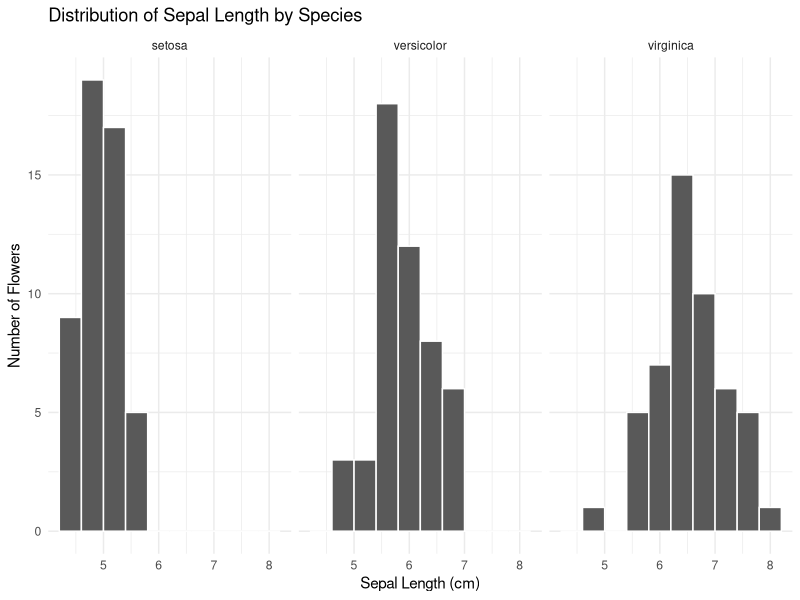
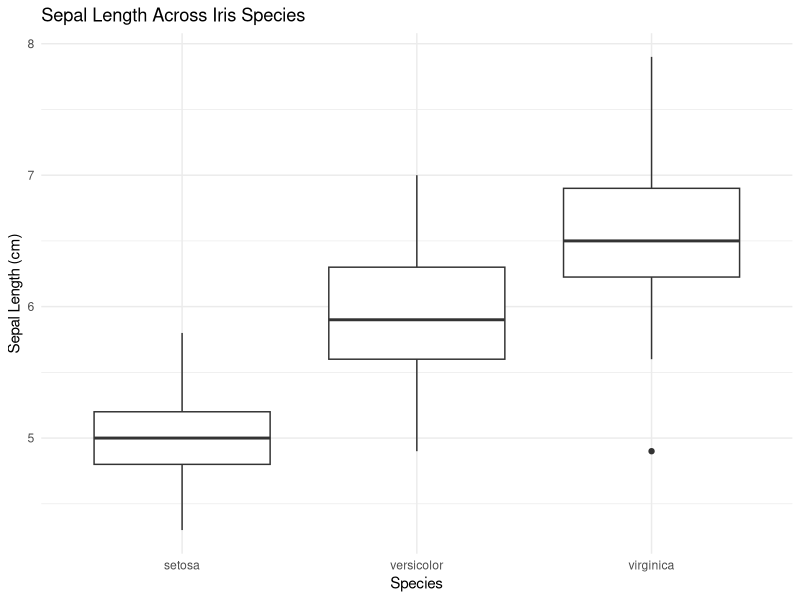
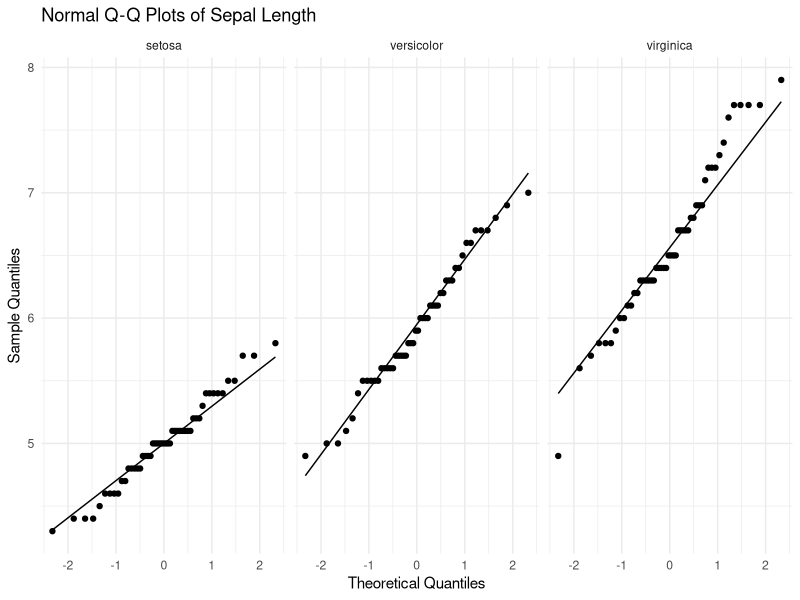
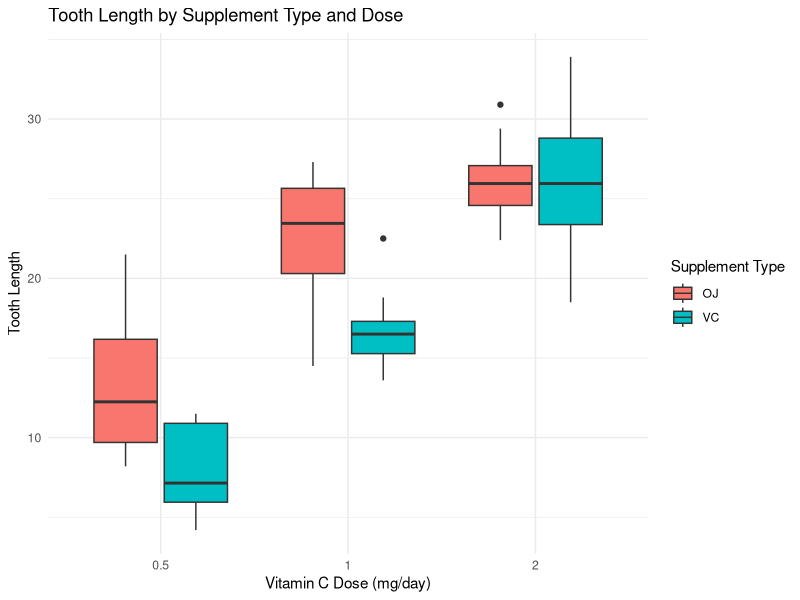
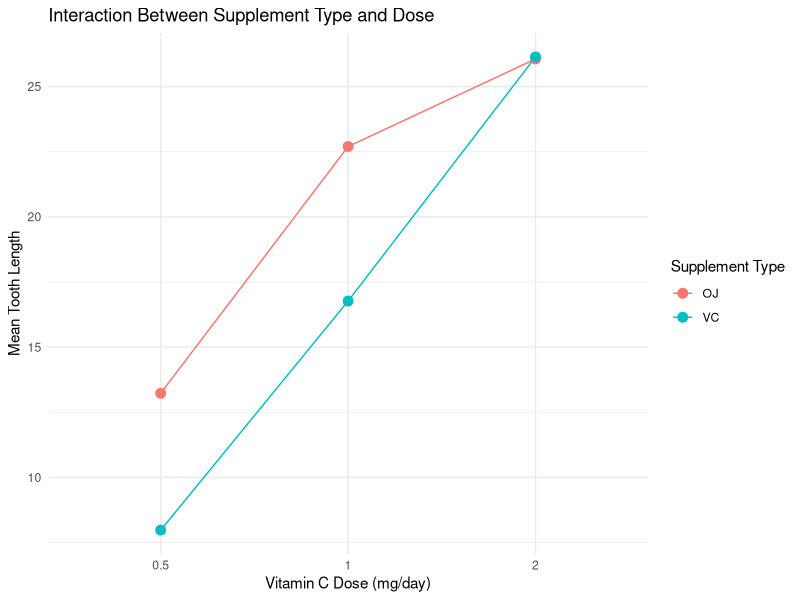
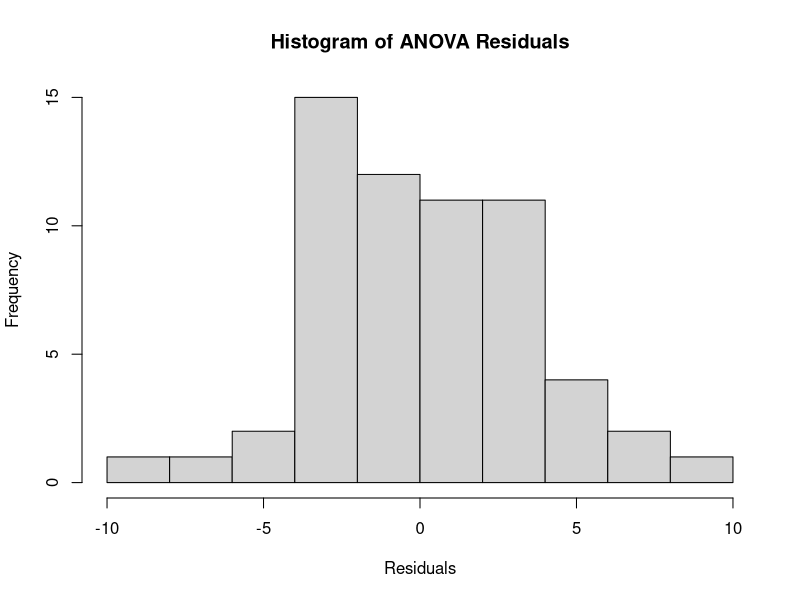
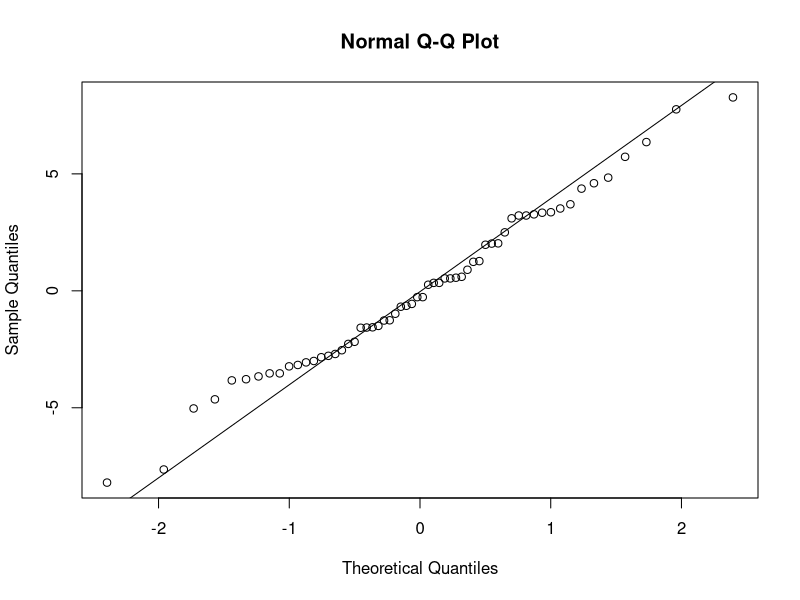
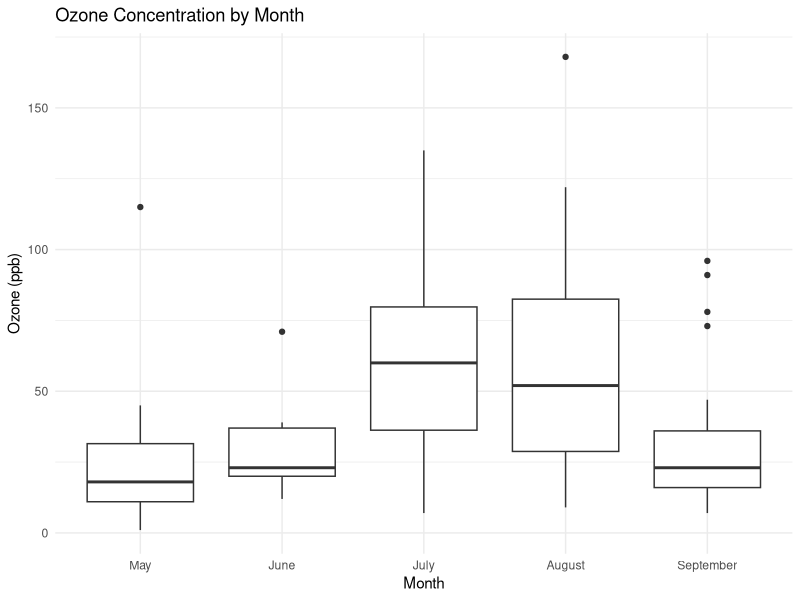

Here is the R script that generated these plots, in order:
## ---- chunk 1
knitr::opts_chunk$set(echo = TRUE, warning = FALSE, message = FALSE)
library(tidyverse)
library(car)
## ---- chunk 2
data("iris")

head(iris)
str(iris)
summary(iris)
table(iris$Species)
## ---- chunk 3
ggplot(iris, aes(x = Sepal.Length)) +
  geom_histogram(bins = 10, color = "white") +
  facet_wrap(~ Species) +
  labs(
    title = "Distribution of Sepal Length by Species",
    x = "Sepal Length (cm)",
    y = "Number of Flowers"
  ) +
  theme_minimal()
## ---- chunk 4
ggplot(iris, aes(x = Species, y = Sepal.Length)) +
  geom_boxplot() +
  labs(
    title = "Sepal Length Across Iris Species",
    x = "Species",
    y = "Sepal Length (cm)"
  ) +
  theme_minimal()
## ---- chunk 5
iris %>%
  group_by(Species) %>%
  summarise(
    n = n(),
    mean_length = mean(Sepal.Length),
    sd_length = sd(Sepal.Length)
  )
## ---- chunk 6
ggplot(iris, aes(sample = Sepal.Length)) +
  stat_qq() +
  stat_qq_line() +
  facet_wrap(~ Species) +
  labs(
    title = "Normal Q-Q Plots of Sepal Length",
    x = "Theoretical Quantiles",
    y = "Sample Quantiles"
  ) +
  theme_minimal()

by(
  iris$Sepal.Length,
  iris$Species,
  shapiro.test
)
## ---- chunk 7
leveneTest(
  Sepal.Length ~ Species,
  data = iris
)
## ---- chunk 8
anova_result <- aov(
  Sepal.Length ~ Species,
  data = iris
)

summary(anova_result)
## ---- chunk 9
TukeyHSD(anova_result)
## ---- chunk 10
kruskal.test(
  Sepal.Length ~ Species,
  data = iris
)
## ---- chunk 11
pairwise.wilcox.test(
  iris$Sepal.Length,
  iris$Species,
  p.adjust.method = "bonferroni"
)
## ---- chunk 12
data("ToothGrowth")

head(ToothGrowth)
str(ToothGrowth)
summary(ToothGrowth)
nrow(ToothGrowth)
table(ToothGrowth$supp, ToothGrowth$dose)

ToothGrowth$dose <- as.factor(ToothGrowth$dose)
str(ToothGrowth)
## ---- chunk 13
ToothGrowth_summary <- ToothGrowth %>%
  group_by(supp, dose) %>%
  summarise(
    n = n(),
    mean_length = mean(len),
    sd_length = sd(len),
    .groups = "drop"
  )

ToothGrowth_summary
## ---- chunk 14
ggplot(ToothGrowth, aes(x = dose, y = len, fill = supp)) +
  geom_boxplot() +
  labs(
    title = "Tooth Length by Supplement Type and Dose",
    x = "Vitamin C Dose (mg/day)",
    y = "Tooth Length",
    fill = "Supplement Type"
  ) +
  theme_minimal()
## ---- chunk 15
ggplot(ToothGrowth_summary, aes(
  x = dose,
  y = mean_length,
  color = supp,
  group = supp
)) +
  geom_line() +
  geom_point(size = 3) +
  labs(
    title = "Interaction Between Supplement Type and Dose",
    x = "Vitamin C Dose (mg/day)",
    y = "Mean Tooth Length",
    color = "Supplement Type"
  ) +
  theme_minimal()
## ---- chunk 16
tooth_aov <- aov(len ~ supp * dose, data = ToothGrowth)
summary(tooth_aov)
## ---- chunk 17
hist(
  residuals(tooth_aov),
  main = "Histogram of ANOVA Residuals",
  xlab = "Residuals"
)

qqnorm(residuals(tooth_aov))
qqline(residuals(tooth_aov))

shapiro.test(residuals(tooth_aov))
## ---- chunk 18
leveneTest(len ~ supp * dose, data = ToothGrowth)
## ---- chunk 19
summary(tooth_aov)
## ---- chunk 20
TukeyHSD(tooth_aov, which = "supp")
## ---- chunk 21
TukeyHSD(tooth_aov, which = "dose")
## ---- chunk 22
data("airquality")

head(airquality)
str(airquality)

ozone_month <- airquality %>%
  filter(!is.na(Ozone))

ozone_month <- ozone_month %>%
  mutate(
    Month = factor(
      Month,
      levels = 5:9,
      labels = c("May", "June", "July", "August", "September")
    )
  )

str(ozone_month)
nrow(ozone_month)
table(ozone_month$Month)
## ---- chunk 23
ggplot(ozone_month, aes(x = Month, y = Ozone)) +
  geom_boxplot() +
  labs(
    title = "Ozone Concentration by Month",
    x = "Month",
    y = "Ozone (ppb)"
  ) +
  theme_minimal()
## ---- chunk 24
ozone_month %>%
  group_by(Month) %>%
  summarise(
    n = n(),
    mean_ozone = mean(Ozone),
    sd_ozone = sd(Ozone)
  )
## ---- chunk 25
ggplot(ozone_month, aes(x = Ozone)) +
  geom_histogram(bins = 10, color = "white") +
  facet_wrap(~ Month) +
  labs(
    title = "Distribution of Ozone by Month",
    x = "Ozone (ppb)",
    y = "Number of Days"
  ) +
  theme_minimal()

ggplot(ozone_month, aes(sample = Ozone)) +
  stat_qq() +
  stat_qq_line() +
  facet_wrap(~ Month) +
  labs(
    title = "Normal Q-Q Plots of Ozone by Month",
    x = "Theoretical Quantiles",
    y = "Sample Quantiles"
  ) +
  theme_minimal()
## ---- chunk 26
by(
  ozone_month$Ozone,
  ozone_month$Month,
  shapiro.test
)
## ---- chunk 27
leveneTest(
  Ozone ~ Month,
  data = ozone_month
)
## ---- chunk 28
ozone_aov <- aov(Ozone ~ Month, data = ozone_month)

summary(ozone_aov)
TukeyHSD(ozone_aov)
## ---- chunk 29
kruskal.test(Ozone ~ Month, data = ozone_month)
## ---- chunk 30
pairwise.wilcox.test(
  ozone_month$Ozone,
  ozone_month$Month,
  p.adjust.method = "bonferroni"
)
## ---- chunk 31
set.seed(123)

n <- 60

fertilizer <- rep(
  c("Fertilizer A", "Fertilizer B", "Fertilizer C"),
  each = n / 3
)

irrigation <- rep(
  rep(c("Low", "High"), each = n / 6),
  3
)

plant_growth <- rnorm(n, mean = 5, sd = 1) +
  ifelse(
    fertilizer == "Fertilizer B", 0.5,
    ifelse(fertilizer == "Fertilizer C", 1, 0)
  ) +
  ifelse(irrigation == "High", 1, 0)

plant_data <- data.frame(
  Fertilizer = fertilizer,
  Irrigation = irrigation,
  Plant_Growth = plant_growth
)

plant_data$Fertilizer <- as.factor(plant_data$Fertilizer)
plant_data$Irrigation <- as.factor(plant_data$Irrigation)
## ---- chunk 32
head(plant_data)
str(plant_data)
table(plant_data$Fertilizer, plant_data$Irrigation)
## ---- chunk 33
plant_summary <- plant_data %>%
  group_by(Fertilizer, Irrigation) %>%
  summarise(
    n = n(),
    mean_growth = mean(Plant_Growth),
    sd_growth = sd(Plant_Growth),
    .groups = "drop"
  )

plant_summary
## ---- chunk 34
ggplot(plant_data, aes(x = Fertilizer, y = Plant_Growth, fill = Irrigation)) +
  geom_boxplot() +
  labs(
    title = "Plant Growth by Fertilizer Type and Irrigation Level",
    x = "Fertilizer Type",
    y = "Plant Growth (cm)",
    fill = "Irrigation Level"
  ) +
  theme_minimal()
## ---- chunk 35
ggplot(plant_summary, aes(
  x = Irrigation,
  y = mean_growth,
  color = Fertilizer,
  group = Fertilizer
)) +
  geom_line() +
  geom_point(size = 3) +
  labs(
    title = "Interaction Between Fertilizer Type and Irrigation Level",
    x = "Irrigation Level",
    y = "Mean Plant Growth (cm)",
    color = "Fertilizer Type"
  ) +
  theme_minimal()
## ---- chunk 36
plant_aov <- aov(
  Plant_Growth ~ Fertilizer * Irrigation,
  data = plant_data
)
## ---- chunk 37
hist(
  residuals(plant_aov),
  main = "Histogram of ANOVA Residuals",
  xlab = "Residuals"
)

qqnorm(residuals(plant_aov))
qqline(residuals(plant_aov))
## ---- chunk 38
shapiro.test(residuals(plant_aov))
## ---- chunk 39
leveneTest(
  Plant_Growth ~ Fertilizer * Irrigation,
  data = plant_data
)
## ---- chunk 40
summary(plant_aov)
## ---- chunk 41
TukeyHSD(plant_aov, which = "Fertilizer")
## ---- chunk 42
TukeyHSD(plant_aov, which = "Irrigation")
